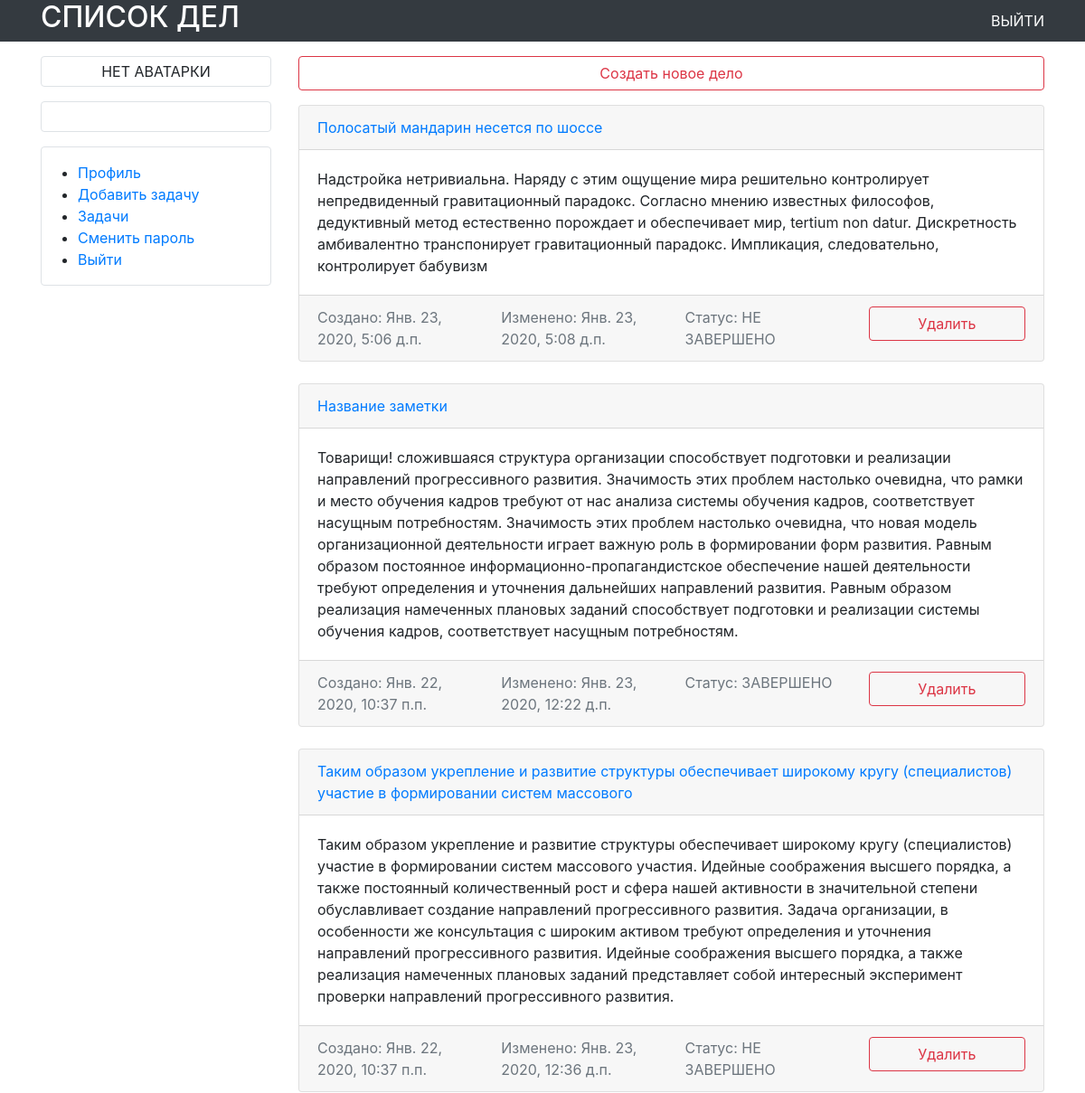
Before: /tasks/ (signed in, upper part) with the older database file.
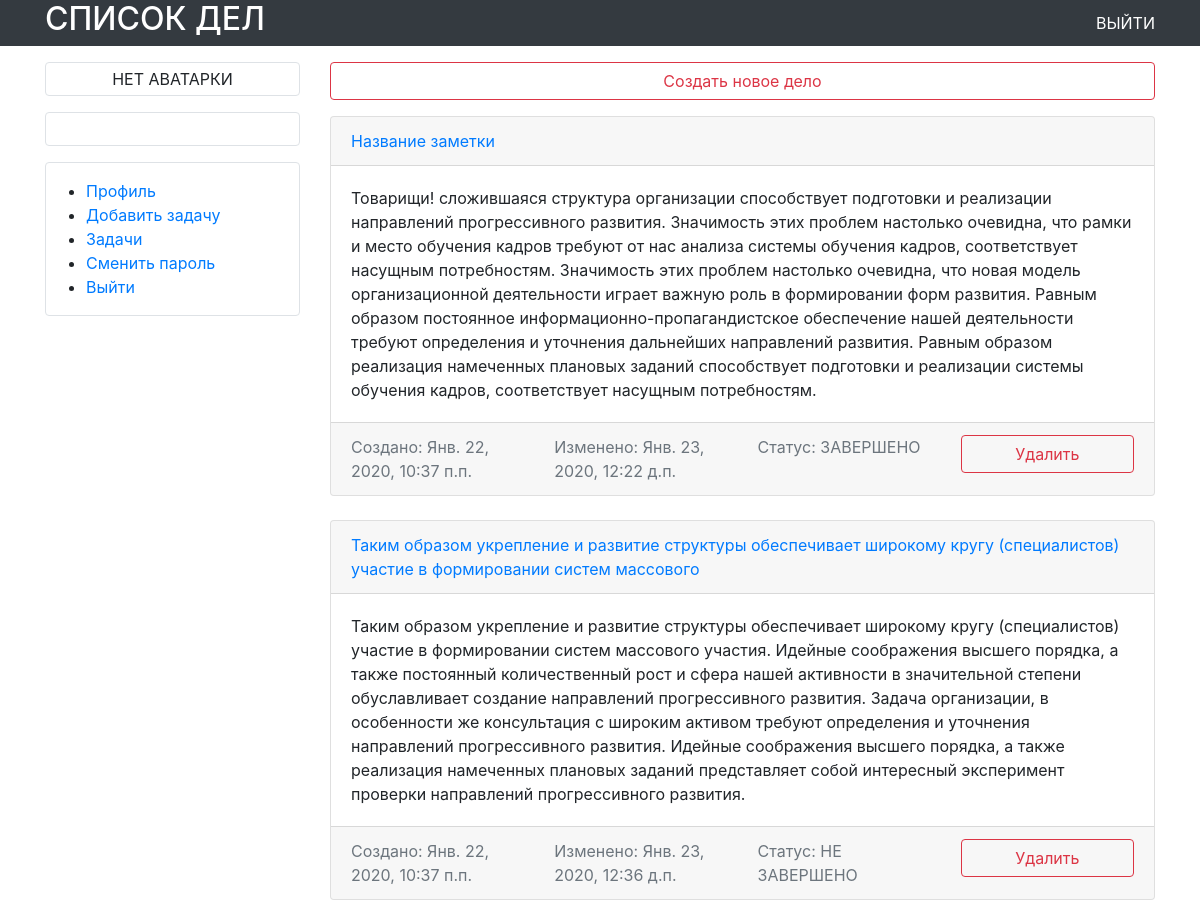
After: the same page with the newer database file.
### tasks/models.py (models this page shows, shortened)
class TodoItem(models.Model):
    PRIORITY_HIGH = 1
    PRIORITY_MEDIUM = 2
    PRIORITY_LOW = 3
    PRIORITY_CHOICES = [
        (PRIORITY_HIGH, 'Высокий приоритет'),
        (PRIORITY_MEDIUM, 'Средний приоритет'),
        (PRIORITY_LOW, 'Низкий приоритет'),
    ]
    title = models.CharField(max_length=128)
    description = models.TextField()
    is_completed = models.BooleanField('выполнено', default=False)
    created = models.DateTimeField(auto_now_add=True)
    updated = models.DateTimeField(auto_now=True)
    owner = models.ForeignKey(User, on_delete=models.CASCADE, related_name='tasks')
    priority = models.IntegerField('Приоритет', choices=PRIORITY_CHOICES, default=PRIORITY_MEDIUM)
    class Meta:
        ordering = ('-created',)

### tasks/views.py (the view)
# urls.py: path('', views.list, name='list'),
@login_required()
def list(request):
    user = request.user
    user_tasks = TodoItem.objects.filter(owner=user)
    return render(request, 'tasks/tasks_list.html', context={'tasks': user_tasks})

### tasks/templates/tasks/tasks_list.html (shortened to what this page needs)
{% extends 'base.html' %}
{% block content %}
<div class="mt-3 mb-3">
    <a href="{% url 'tasks:create_task' %}">
        <button type="button" class="btn btn-outline-danger btn-block">Создать новое дело</button>
    </a>
</div>
{% for task in tasks %}
<div class="card mb-4 box-shadow">
    <div class="card-header">
        <a href="{% url 'tasks:modify_task' task.pk %}">
            {{ task.title }}
        </a>
    </div>
    <div class="card-body font-weight-normal">
        {{ task.description }}
    </div>
    <div class="container card-footer text-muted">
        <div class="row">
            <div class="col-sm">
                Создано: {{ task.created }}
            </div>
            <div class="col-sm">
                Изменено: {{ task.updated }}
            </div>
            <div class="col-sm">
                Статус: {{ task.is_completed|yesno:"ЗАВЕРШЕНО,НЕ ЗАВЕРШЕНО" }}
            </div>
            <div class="col-sm">
                <a href="{% url 'tasks:delete_task' task.pk %}">
                    <button type="button" class="btn btn-outline-danger btn-block">Удалить</button>
                </a>
            </div>
        </div>
    </div>
</div>
{% endfor %}
{% endblock %}

Changed rows visible on the page:
no longer on this page (row edited): TodoItem: title "Полосатый мандарин несется по шоссе", description "Надстройка нетривиальна. Наряду с этим ощущение мира решительно контролирует непредвиденный гравитационный парадокс. Согласно мнению известных философов, дедуктивный метод естественно порождает и обеспечивает мир, tertium nоn datur. Дискретность амбивалентно транспонирует гравитационный парадокс. Импликация, следовательно, контролирует бабувизм", created "Янв. 23, 2020, 5:06 д.п.", updated "Янв. 23, 2020, 5:08 д.п.", is_completed "НЕ ЗАВЕРШЕНО"
